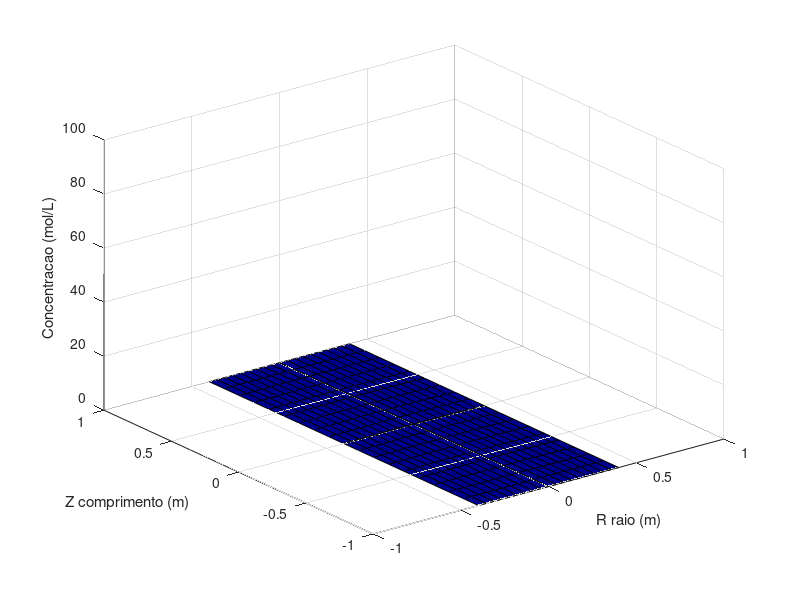

This figure's MATLAB source:
clc
clf
clear all
close all

n = 10;
mf = n;
nf = n;
L = 1.0;
R = 0.4;
dz = L/(n-1);
dr = R/(n-1);
dt = 0.1;
tf = 20;

D = 0.005;
k = 1;

z = 0:dz:L;
r = 0:dr:R;
t = 0:dt:tf;

pf = length(t);

Ca = zeros(mf,nf,pf);
Cao = 100;
Cab = 0;

Camin = min(Cao,Cab);
Camax = max(Cao,Cab);
Lmax = max(R,L);

Ca(:,:,1) = Cao;        %Ca(z,r,0) 
Ca(mf,:,:) = Cab;       %Ca(0,r,t)
Ca(:,nf,:) = Cab;       %Ca(z,R,t)

for p=1:pf-1
    for m = 2:mf-1
        for n = 2:nf-1
            Ca(m,1,p+1)=Ca(m,2,p+1);
            Ca(1,n,p+1)=Ca(2,n,p+1);
            Ca(m,n,p+1) = Ca(m,n,p) + dt*D*((Ca(m+1,n,p)-2*Ca(m,n,p)+Ca(m-1,n,p))/(dz^2)+(2/((n-1)*(dr^2)))*(Ca(m,n+1,p)-Ca(m,n,p))+(Ca(m,n+1,p)-2*Ca(m,n,p)+Ca(m,n-1,p))/(dr^2));
        end
    end
    Ca(1,1,p+1)=(Ca(2,1,p+1)+Ca(1,2,p+1))/2;
end

for p=1:pf-1
figure(1)
surf(r,z,Ca(:,:,p))
hold on
surf(-r,z,Ca(:,:,p))
surf(r,-z,Ca(:,:,p))
surf(-r,-z,Ca(:,:,p))
xlabel('R raio (m)')
ylabel('Z comprimento (m)')
zlabel('Concentracao (mol/L)')
caxis([Camin,Camax])
hold off
xlim([-Lmax Lmax])
ylim([-Lmax Lmax])
zlim([Camin Camax])
colormap(jet)
drawnow
end

% for p = 1:pf-1
% figure(pf)
% hold on
% plot(r,Ca(:,1,p))
% xlim([0 L])
% ylim([Cao Cab])
% end




